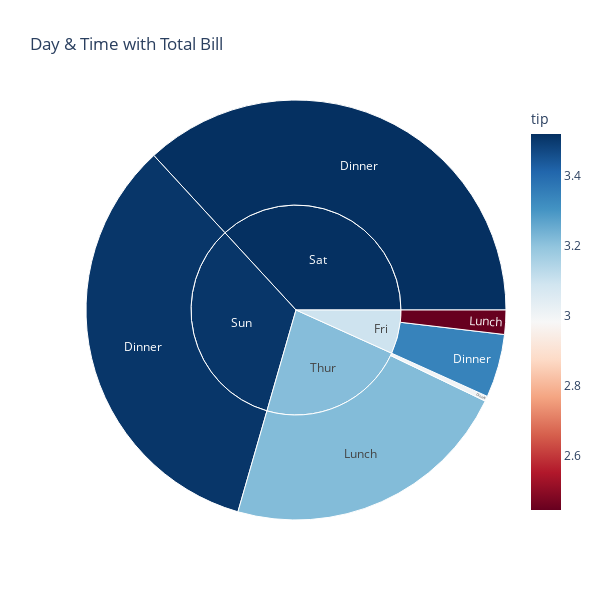

The code cell stored with this chart in its notebook:
### Code cell
# Formatting the hover data
fig_s4 = px.sunburst(tip, path=['day', 'time'], values='total_bill',
                    color='tip', color_continuous_scale='RdBu',
                    hover_data={'tip':':.2f'},
                    width=600, height=600, title='Day & Time with Total Bill')
fig_s4.show()

### Figure 1 — Plotly figure (JSON) as saved in the notebook; plotly's stock layout.template omitted (floating-point values rounded to 4 significant figures)
{"data": [{"branchvalues": "total", "customdata": [[3.343], [3.519], [3.507], [3], [2.446], [3.217], [3.096], [3.519], [3.507], [3.214]], "domain": {"x": [0, 1], "y": [0, 1]}, "hovertemplate": "labels=%{label}<br>total_bill=%{value}<br>parent=%{parent}<br>id=%{id}<br>tip=%{color:.2f}<extra></extra>", "ids": ["Fri/Dinner", "Sat/Dinner", "Sun/Dinner", "Thur/Dinner", "Fri/Lunch", "Thur/Lunch", "Fri", "Sat", "Sun", "Thur"], "labels": ["Dinner", "Dinner", "Dinner", "Dinner", "Lunch", "Lunch", "Fri", "Sat", "Sun", "Thur"], "marker": {"coloraxis": "coloraxis", "colors": [3.343, 3.519, 3.507, 3, 2.446, 3.217, 3.096, 3.519, 3.507, 3.214]}, "name": "", "parents": ["Fri", "Sat", "Sun", "Thur", "Fri", "Thur", "", "", "", ""], "type": "sunburst", "values": [236.0, 1778.0, 1627.0, 18.78, 89.92, 1078.0, 325.9, 1778.0, 1627.0, 1096.0]}], "layout": {"coloraxis": {"colorbar": {"title": {"text": "tip"}}, "colorscale": [[0, "rgb(103,0,31)"], [0.1, "rgb(178,24,43)"], [0.2, "rgb(214,96,77)"], [0.3, "rgb(244,165,130)"], [0.4, "rgb(253,219,199)"], [0.5, "rgb(247,247,247)"], [0.6, "rgb(209,229,240)"], [0.7, "rgb(146,197,222)"], [0.8, "rgb(67,147,195)"], [0.9, "rgb(33,102,172)"], [1, "rgb(5,48,97)"]]}, "height": 600, "legend": {"tracegroupgap": 0}, "title": {"text": "Day & Time with Total Bill"}, "width": 600}}
